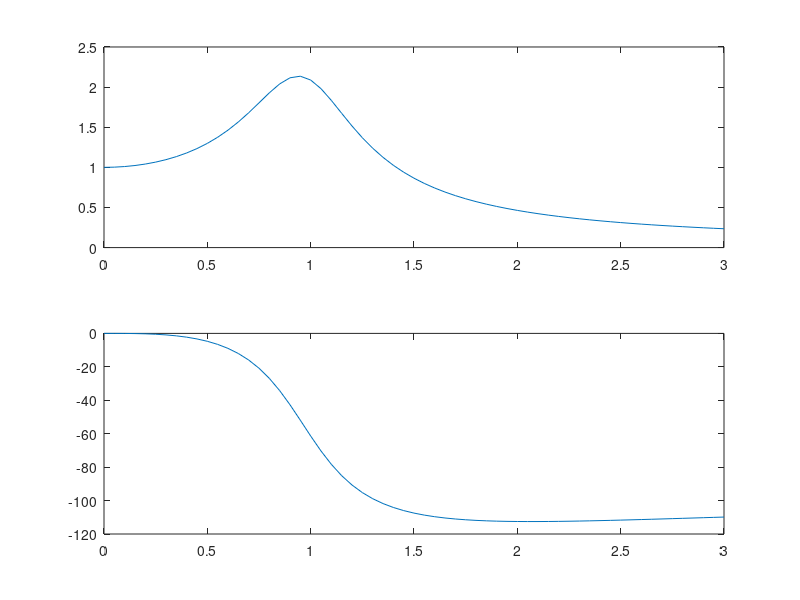

MATLAB code for this plot:
i = sqrt(-1);
c=5000;
k=70000;
m=1200;
zeta = c/(2*sqrt(k*m));
r = 0:0.05:3;
s = 2*zeta*r*i;
Y = (1+s)./(1 - r.^2 + s);

axis, axis ('normal')
subplot(2,1,1), plot(r, abs(Y))
subplot(2, 1,  2), plot(r, 180*angle(Y)/pi)